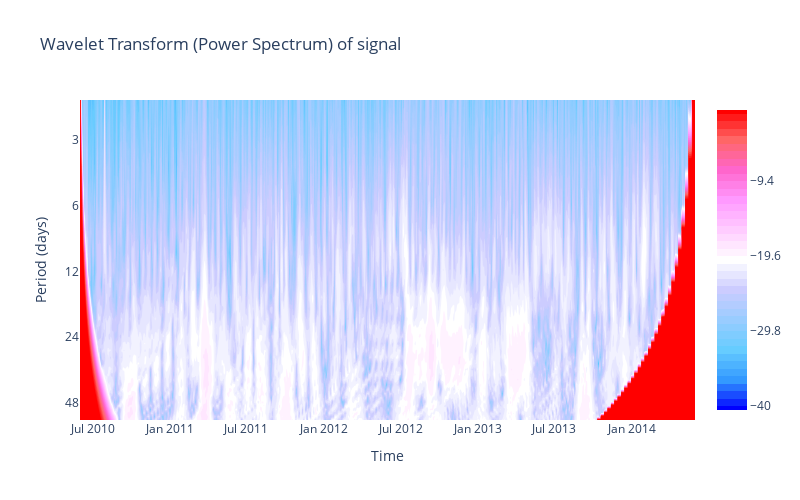

Notebook source saved alongside this figure:
### Code cell
t=df.index
signal=df['mean'].values
plotly_wavelet(t,signal)

### Figure 1 — Plotly figure (JSON) as saved in the notebook; plotly's stock layout.template omitted (floating-point values rounded to 4 significant figures; data arrays with more than 128 entries replaced by an {"elided": "..."} marker saying what was removed)
{"data": [{"colorscale": [[0, "rgb(0,0,255)"], [0.1, "rgb(51,153,255)"], [0.2, "rgb(102,204,255)"], [0.3, "rgb(153,204,255)"], [0.4, "rgb(204,204,255)"], [0.5, "rgb(255,255,255)"], [0.6, "rgb(255,204,255)"], [0.7, "rgb(255,153,255)"], [0.8, "rgb(255,102,204)"], [0.9, "rgb(255,102,102)"], [1, "rgb(255,0,0)"]], "contours": {"end": 0, "size": 1.02, "start": -40}, "line": {"width": 0}, "type": "contour", "x": {"elided": "1461 str values"}, "y": [17.4, 18.4, 18.98, 19.4, 19.72, 19.98, 20.21, 20.4, 20.57, 20.72, 20.86, 20.98, 21.1, 21.21, 21.31, 21.4, 21.49, 21.57, 21.65, 21.72, 21.79, 21.86, 21.92, 21.98, 22.04, 22.1, 22.15, 22.21, 22.26], "z": {"elided": "29x1461 float values"}}], "layout": {"height": 500, "title": {"text": "Wavelet Transform (Power Spectrum) of signal"}, "width": 800, "xaxis": {"autorange": true, "range": ["2010-06-01", "2014-05-31"], "title": {"text": "Time"}, "type": "date"}, "yaxis": {"autorange": true, "range": [22.26, 17.4], "tickmode": "array", "ticktext": [3, 6, 12, 24, 48], "tickvals": [18, 19, 20, 21, 22], "title": {"text": "Period (days)"}, "type": "linear"}}}
